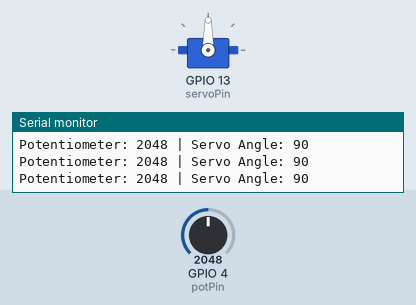
This program was run on a simulated ESP32. Shown: servo, the last lines printed to the serial monitor. Inputs (shaded band) come from the test bench; at power-on: GPIO 4 (potPin) = 2048.

Above: at 1.2 s.
1.3 s: GPIO 4 (potPin) set to 2225
At 1.7 s:
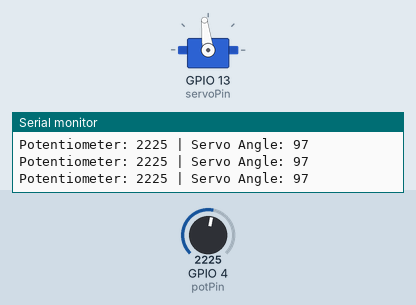
4.3 s: GPIO 4 (potPin) set to 2302
At 5.4 s:
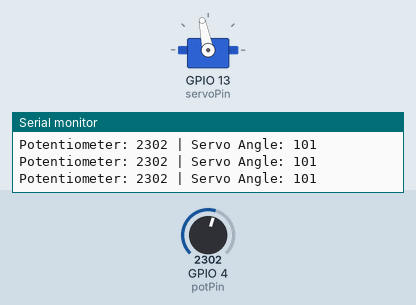
5.8 s: GPIO 4 (potPin) set to 0
At 6.3 s:
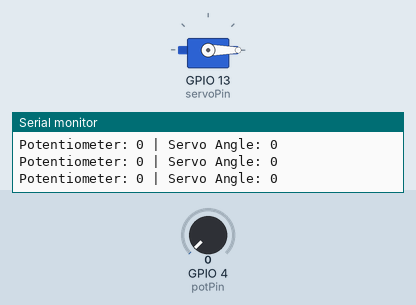
7.3 s: GPIO 4 (potPin) set to 8
8.8 s: GPIO 4 (potPin) set to 11
10.3 s: GPIO 4 (potPin) set to 491
At 11.7 s:
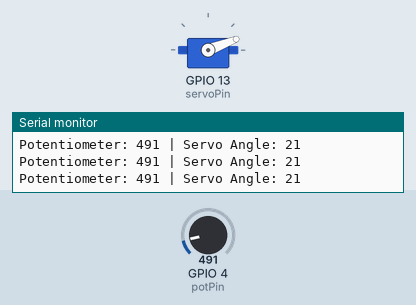
Timing chart, 0 to 12.8 s (numbered marks = the images above; inputs shaded):
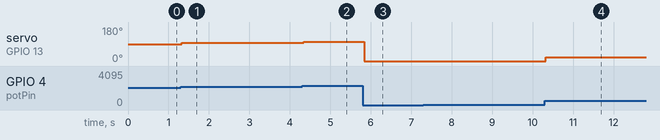

Measured:
- after the input at 1.3 s, servo on GPIO 13 (servoPin): 90° → 97° at once
- after the input at 4.3 s, servo on GPIO 13 (servoPin): 97° → 101° at once
- after the input at 5.8 s, servo on GPIO 13 (servoPin): 101° → 0° at once
- after the input at 10.3 s, servo on GPIO 13 (servoPin): 0° → 21° at once

The program:

main.cpp
```cpp
#include <Arduino.h>
#include <ESP32Servo.h>

Servo myServo;

const int servoPin = 13;   // PWM-capable pin for servo signal
const int potPin = 4;     // Analog pin connected to pot

void setup() {
  Serial.begin(9600);
  myServo.attach(servoPin);
}

void loop() {
  int potValue = analogRead(potPin); // Read analog value (0–4095)
  int angle = map(potValue, 0, 4095, 0, 180); // Convert to 0–180°

  myServo.write(angle); // Set servo angle
  Serial.print("Potentiometer: ");
  Serial.print(potValue);
  Serial.print(" | Servo Angle: ");
  Serial.println(angle);

  delay(20);
}
```
